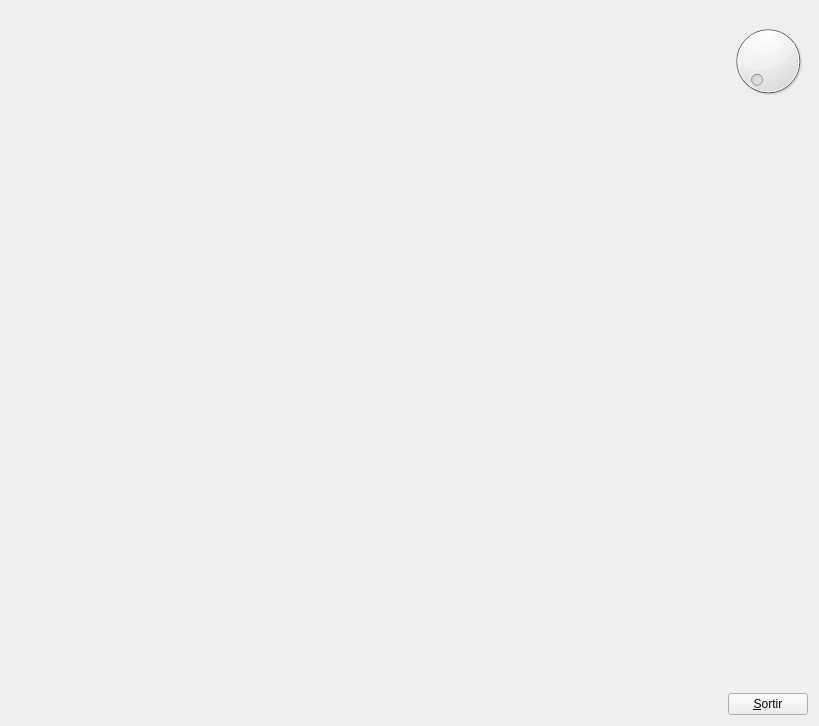
<?xml version="1.0" encoding="UTF-8"?>
<ui version="4.0">
 <class>MyForm</class>
 <widget class="QWidget" name="MyForm">
  <property name="geometry">
   <rect>
    <x>0</x>
    <y>0</y>
    <width>819</width>
    <height>726</height>
   </rect>
  </property>
  <property name="windowTitle">
   <string>IDI-Lab</string>
  </property>
  <layout class="QHBoxLayout" name="horizontalLayout">
   <item>
    <widget class="MyGLWidget" name="widget" native="true">
     <property name="sizePolicy">
      <sizepolicy hsizetype="Expanding" vsizetype="Expanding">
       <horstretch>0</horstretch>
       <verstretch>0</verstretch>
      </sizepolicy>
     </property>
    </widget>
   </item>
   <item>
    <layout class="QVBoxLayout" name="verticalLayout">
     <item>
      <widget class="QDial" name="dial">
       <property name="layoutDirection">
        <enum>Qt::LeftToRight</enum>
       </property>
       <property name="maximum">
        <number>31</number>
       </property>
       <property name="tracking">
        <bool>true</bool>
       </property>
       <property name="wrapping">
        <bool>false</bool>
       </property>
      </widget>
     </item>
     <item>
      <spacer name="verticalSpacer">
       <property name="orientation">
        <enum>Qt::Vertical</enum>
       </property>
       <property name="sizeHint" stdset="0">
        <size>
         <width>20</width>
         <height>40</height>
        </size>
       </property>
      </spacer>
     </item>
     <item>
      <widget class="QPushButton" name="pushButton">
       <property name="sizePolicy">
        <sizepolicy hsizetype="Fixed" vsizetype="Fixed">
         <horstretch>0</horstretch>
         <verstretch>0</verstretch>
        </sizepolicy>
       </property>
       <property name="text">
        <string>&amp;Sortir</string>
       </property>
      </widget>
     </item>
    </layout>
   </item>
  </layout>
 </widget>
 <customwidgets>
  <customwidget>
   <class>MyGLWidget</class>
   <extends>QWidget</extends>
   <header>MyGLWidget.h</header>
   <container>1</container>
   <slots>
    <slot>actualitza_gir(int)</slot>
   </slots>
  </customwidget>
 </customwidgets>
 <resources/>
 <connections>
  <connection>
   <sender>pushButton</sender>
   <signal>clicked()</signal>
   <receiver>MyForm</receiver>
   <slot>close()</slot>
   <hints>
    <hint type="sourcelabel">
     <x>808</x>
     <y>715</y>
    </hint>
    <hint type="destinationlabel">
     <x>839</x>
     <y>529</y>
    </hint>
   </hints>
  </connection>
  <connection>
   <sender>dial</sender>
   <signal>valueChanged(int)</signal>
   <receiver>widget</receiver>
   <slot>actualitza_gir(int)</slot>
   <hints>
    <hint type="sourcelabel">
     <x>777</x>
     <y>90</y>
    </hint>
    <hint type="destinationlabel">
     <x>670</x>
     <y>197</y>
    </hint>
   </hints>
  </connection>
 </connections>
</ui>
